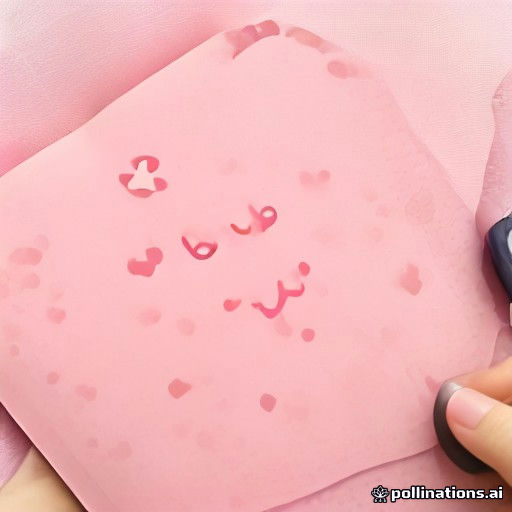
#> input picture research-friction-20261112/pol-helper-test.png, 512 x 512 px, given in place of research-friction-20261112, which was not available
$ python color_light_check.py ../../research-friction-20261112
#> lines starting #> are read from the running program, lines starting #| are printed output that depends on the picture; after the words box and inside, x2 and y2 are one past the last pixel; in counts of white or black regions, pixels touching at a corner belong together
#> in analyse, img is the input picture: PIL image 512x512 RGB; mean R, G, B 240.1, 180.9, 184.1
#!/usr/bin/env python3
"""color_light_check.py — catch washout, bad exposure, lighting and colour junk
in a render BEFORE it reaches the owner.

The machine GATHERS the evidence; the agent's eyes JUDGE it. This script never
says "looks good". It reports colour/light numbers + a verdict on the one
question it can answer: is this image washed out, clipped, or colour-broken?

Why this exists: the Megami live proof (2026-11-07) shipped pale, tiny,
back-to-camera, on the ground — root cause junk vertex colours + fight-stack
lighting — while numeric "loaded OK" checks passed. A render can parse fine
and still be visibly washed out. This check measures what the eye sees:
luminance, saturation, contrast, clipping, colour cast.

Method (deterministic, PIL/numpy/cv2 only):
  - Subject stats: if the image has an alpha channel, stats run on
    non-transparent pixels ONLY (the subject, not the white void background).
    Without alpha, stats run on the whole frame and on a centre crop.
  - Washout score 0-100 from three signals that all fire together in a
    washed-out render: high mean luminance, low mean saturation, low contrast.
  - Clipping: % of pixels pinned at 0 or 255 per channel.
  - Colour cast: grey-world deviation (mean R vs mean B) on NEAR-NEUTRAL
    pixels only (sat < 40) — skin is warm by nature, so measuring cast on
    skin is a false positive; whites/grays reveal a real lighting cast.
  - Clipping: only BLOWN areas count — connected clipped regions >= 0.5%
    of the subject. Isolated specular dots on glossy skin are normal.
  - Junk-colour proxy: share of subject pixels in unnatural hue bands
    (extreme magenta/green) at non-trivial saturation — vertex-colour junk
    shows up as blotches the eye reads as "wrong colour", not as a cast.

Usage:
  python3 color_light_check.py IMAGE [IMAGE ...] [--out DIR] [--json]
      [--crop X0 Y0 X1 Y1]   # one panel of a side-by-side plate, fractions
  Exit 0 = PASS (no washout, no clipping, no cast), 1 = FAIL, 2 = error.
  SCOPE: single renders on void backgrounds, or one panel of a plate via
  --crop. A whole side-by-side plate (source photo + render + caption bar)
  is NOT one subject — the background mask is meaningless on it.
  Thresholds are calibrated on real cases in TEST-LOG.md; they are a floor,
  not a taste test — a PASS here never means "looks good".
"""
import argparse
import json
import sys
from pathlib import Path

import numpy as np
from PIL import Image

WASHOUT_FAIL = 60.0
WASHOUT_WARN = 40.0
CLIP_FAIL = 5.0      # % of subject pixels pinned at 0 or 255
CAST_FAIL = 28.0     # grey-world |mean R - mean B| on 0-255 scale
JUNK_FAIL = 3.0      # % of subject pixels in unnatural hue bands


def subject_pixels(img):
    """Return (rgb array of subject pixels, method, 2D subject mask or None).
    Alpha first; without alpha, exclude near-background pixels
    (corner-median colour) so a white void background is not counted as
    clipped highlights on the subject."""
    import numpy as _np
    arr = _np.asarray(img.convert("RGBA"))
    alpha = arr[:, :, 3]
#> alpha: shape (512, 512); every value is 255
    if alpha.min() < 250 and (alpha < 250).sum() > 100:
        mask = alpha > 128
        return arr[:, :, :3][mask], "alpha", mask
    rgb = _np.asarray(img.convert("RGB"))
    h, w = rgb.shape[:2]
#> h = 512; w = 512
    corners = _np.concatenate([
        rgb[:8, :8].reshape(-1, 3), rgb[:8, -8:].reshape(-1, 3),
        rgb[-8:, :8].reshape(-1, 3), rgb[-8:, -8:].reshape(-1, 3)]).astype(_np.int16)
#> corners = 256 rows, first 8: [255, 235, 238], [248, 223, 226], [243, 221, 223], [251, 229, 231], [252, 232, 233], [245, 225, 226], [243, 225, 225], [249, 231, 231]
    bg = _np.median(corners, axis=0)
#> bg = [242, 212, 197.5]
    dist = _np.abs(rgb.astype(_np.int16) - bg).max(axis=2)
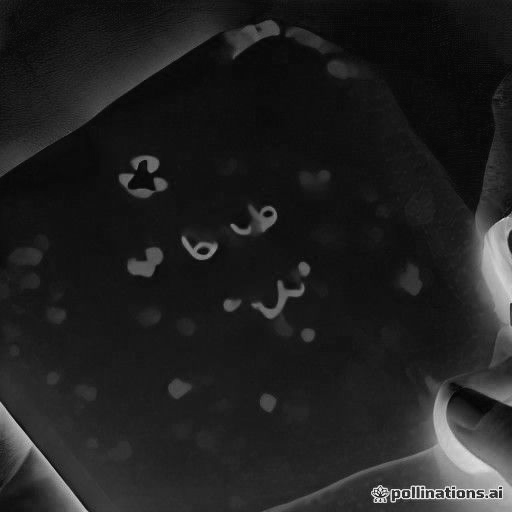
#> dist: shape (512, 512) float64; min 3, max 242, mean 32.8
    mask = dist > 40
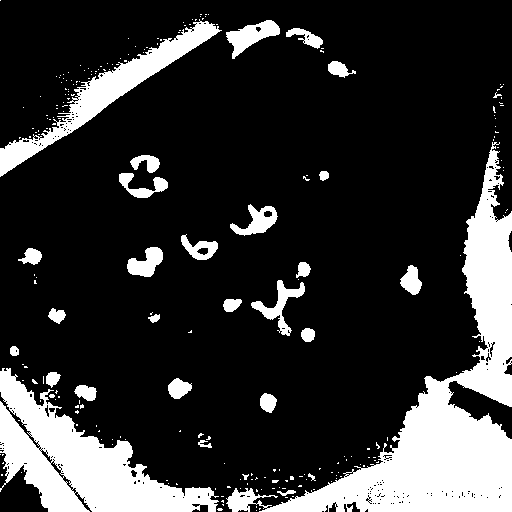
#> mask: shape (512, 512) bool; 19.7% white; 232 white regions (201 under 20 px), largest, box (x1, y1, x2, y2) and area: (226, 142, 512, 512) 24588, (0, 368, 219, 512) 13069, (0, 19, 222, 177) 5469
    if mask.sum() < 100:
        return rgb.reshape(-1, 3), "whole-frame", None
    return rgb[mask], "background-distance", mask


def analyse(path, crop=None):
    """crop: optional (x0, y0, x1, y1) fractions — analyse one panel of a
    side-by-side plate (e.g. 0.5 0 1 0.9 = the render half, minus the
    caption bar). Without it, the whole image is one subject."""
    img = Image.open(path)
    if crop is not None:
        w, h = img.size
        x0, y0, x1, y1 = crop
        img = img.crop((int(x0 * w), int(y0 * h), int(x1 * w), int(y1 * h)))
    px, method, smask = subject_pixels(img)
#> method = 'background-distance'
    if len(px) == 0:
        raise ValueError("no subject pixels found")
    pxf = px.astype(np.float64)
    r, g, b = pxf[:, 0], pxf[:, 1], pxf[:, 2]
    mx = pxf.max(axis=1)
    mn = pxf.min(axis=1)
    lum = 0.299 * r + 0.587 * g + 0.114 * b
    sat = np.where(mx == 0, 0.0, (mx - mn) / np.maximum(mx, 1e-6)) * 255.0

    mean_lum = float(lum.mean())
#> mean_lum = 157.6
    std_lum = float(lum.std())
#> std_lum = 46.08
    mean_sat = float(sat.mean())
#> mean_sat = 93.48
    pct_gray = float((sat < 15).mean() * 100.0)
#> pct_gray = 1.07
    # Clipping: only BLOWN areas count — connected clipped regions of
    # >=0.5% of the subject. Isolated specular dots on glossy skin are
    # normal in a render and do not count. Falls back to raw % when no
    # 2D mask exists (whole-frame mode).
    clip_hi_raw = float(((pxf >= 254).any(axis=1)).mean() * 100.0)
#> clip_hi_raw = 1.11
    clip_lo_raw = float(((pxf <= 1).any(axis=1)).mean() * 100.0)
#> clip_lo_raw = 0.307
    clip_hi, clip_lo = clip_hi_raw, clip_lo_raw
#> clip_hi = 1.11; clip_lo = 0.307
    if smask is not None:
        import cv2
        rgb_full = np.asarray(img.convert("RGB"))
        floor = 0.005 * len(pxf)
#> floor = 257.7

        def blown_pct(channel_test):
            n, labels, stats, _ = cv2.connectedComponentsWithStats(
                (channel_test & smask).astype(np.uint8), connectivity=8)
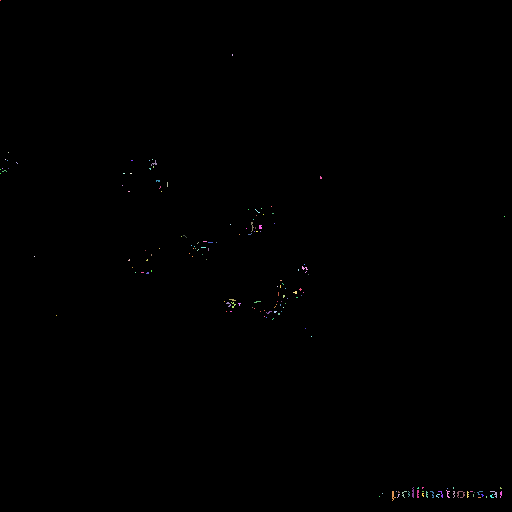
#> labels: shape (512, 512) int32; 157 distinct labels, from 0 to 156; one colour per label, 0 black
#> n = 157; stats = 157 rows, first 6: [0, 0, 512, 512, 261570], [0, 0, 1, 1, 1], [232, 54, 1, 2, 2], [8, 152, 1, 1, 1], [5, 159, 1, 1, 1], [152, 159, 1, 1, 1]
            blown = sum(int(stats[i, cv2.CC_STAT_AREA]) for i in range(1, n)
                        if stats[i, cv2.CC_STAT_AREA] >= floor)
#> blown = 0
            return float(blown / max(len(pxf), 1) * 100.0)

        clip_hi = blown_pct(rgb_full.max(axis=2) >= 254)
#> clip_hi = 0
        clip_lo = blown_pct(rgb_full.min(axis=2) <= 1)
#> in blown_pct (call 2), `n, labels, stats, _ = cv2.connectedComponentsWithStats( (channel_test ..`: labels: shape (512, 512) int32; 103 distinct labels, from 0 to 102
#> in blown_pct (call 2), `n, labels, stats, _ = cv2.connectedComponentsWithStats( (channel_test ..`: n = 103; stats = 103 rows, first 6: [0, 0, 512, 512, 261986], [450, 431, 1, 1, 1], [454, 439, 1, 1, 1], [458, 443, 1, 1, 1], [466, 451, 2, 2, 2], [469, 453, 1, 1, 1]
#> clip_lo = 0
    # Colour cast: grey-world on NEAR-NEUTRAL pixels only. Skin is warm
    # by nature (R-B ~30-50 is normal) — measuring cast on skin is a false
    # positive. Whites/grays in the image reveal a real lighting cast.
    neutral = sat < 40
    if neutral.sum() >= max(100, 0.01 * len(pxf)):
        cast = float(abs(r[neutral].mean() - b[neutral].mean()))
#> cast = 3.56
    else:
        cast = 0.0

    # Unnatural hue bands (magenta/green blotches) at real saturation.
    # CALIBRATION FIX (S8, 2026-11-16): the first band was h > 280, which
    # catches CRIMSON (280-360) — legitimate red hair and lips. Sintel's
    # red hair scored 6.3% "junk" and the reference failed its own check.
    # True magenta/violet is 290-330; crimson/red (330-360, 0-20) is real
    # hair/lip colour and is excluded. Green 80-160 stays: green blotches
    # on skin are vertex-colour junk (the Megami case), not a real colour.
    import colorsys  # noqa: F401  (kept for clarity; computed vectorised below)
    hsv_sat = sat / 255.0
    hue = np.zeros(len(pxf))
    # vectorised hue via max-channel routing
    cmax = mx
    cmin = mn
    delta = cmax - cmin
    with np.errstate(divide="ignore", invalid="ignore"):
        h = np.where(cmax == r, ((g - b) / np.where(delta == 0, 1, delta)) % 6,
            np.where(cmax == g, (b - r) / np.where(delta == 0, 1, delta) + 2,
                     (r - g) / np.where(delta == 0, 1, delta) + 4)) * 60.0
    h = np.where(delta == 0, 0.0, h)
    junk = float((((h > 290) & (h < 330) | ((h > 80) & (h < 160))) & (hsv_sat > 0.25)).mean() * 100.0)
#> junk = 0.718

    # Washout score: all three signals must fire together.
    lum_part = max(0.0, (mean_lum - 170.0) / 85.0) * 40.0
#> lum_part = 0
    sat_part = max(0.0, (45.0 - mean_sat) / 45.0) * 35.0
#> sat_part = 0
    con_part = max(0.0, (30.0 - std_lum) / 30.0) * 25.0
#> con_part = 0
    washout = float(min(100.0, lum_part + sat_part + con_part))
#> washout = 0

    verdict = "PASS"
    reasons = []
    if washout >= WASHOUT_FAIL:
        verdict = "FAIL"
        reasons.append(f"washout {washout:.1f} >= {WASHOUT_FAIL}")
    elif washout >= WASHOUT_WARN:
        verdict = "WARN"
        reasons.append(f"washout {washout:.1f} (watch)")
    if clip_hi >= CLIP_FAIL or clip_lo >= CLIP_FAIL:
        verdict = "FAIL"
        reasons.append(f"clipping hi {clip_hi:.1f}% / lo {clip_lo:.1f}%")
    if cast >= CAST_FAIL:
        verdict = "FAIL"
        reasons.append(f"colour cast {cast:.1f} >= {CAST_FAIL}")
    if junk >= JUNK_FAIL:
        verdict = "FAIL"
        reasons.append(f"unnatural hue blotches {junk:.1f}% >= {JUNK_FAIL}")

    return {
        "file": str(path),
        "subject_method": method,
        "subject_pixels": int(len(px)),
        "mean_luminance": round(mean_lum, 2),
        "contrast_std": round(std_lum, 2),
        "mean_saturation": round(mean_sat, 2),
        "pct_near_gray": round(pct_gray, 2),
        "clip_high_pct": round(clip_hi, 2),
        "clip_low_pct": round(clip_lo, 2),
        "colour_cast_r_minus_b": round(cast, 2),
        "unnatural_hue_pct": round(junk, 2),
        "washout_score": round(washout, 2),
        "verdict": verdict,
        "reasons": reasons,
    }


def main():
    ap = argparse.ArgumentParser(description=__doc__)
    ap.add_argument("images", nargs="+")
    ap.add_argument("--out", default=None)
    ap.add_argument("--json", action="store_true")
    ap.add_argument("--crop", nargs=4, type=float, default=None,
                    metavar=("X0", "Y0", "X1", "Y1"),
                    help="analyse only this fractional region (one panel of a plate)")
    args = ap.parse_args()

    results = []
    worst = 0
    for p in args.images:
        try:
            res = analyse(Path(p), crop=args.crop)
#> res = 14 items
        except Exception as e:
            print(f"ERROR {p}: {e}", file=sys.stderr)
            return 2
        results.append(res)
        if res["verdict"] == "FAIL":
            worst = 1
    if args.out:
        outdir = Path(args.out)
        outdir.mkdir(parents=True, exist_ok=True)
        (outdir / "color_light.json").write_text(json.dumps(results, indent=2))
    if args.json:
        print(json.dumps(results, indent=2))
    else:
        for r in results:
            print(f"{r['verdict']:4} {r['file']} washout={r['washout_score']:.1f} "
                  f"lum={r['mean_luminance']:.0f} con={r['contrast_std']:.0f} "
                  f"sat={r['mean_saturation']:.0f} clip={r['clip_high_pct']:.1f}/{r['clip_low_pct']:.1f} "
                  f"cast={r['colour_cast_r_minus_b']:.0f} junk={r['unnatural_hue_pct']:.1f}"
                  + (f" :: {'; '.join(r['reasons'])}" if r["reasons"] else ""))
#> this loop made 1 pass
#| PASS ../../research-friction-20261112 washout=0.0 lum=158 con=46 sat=93 clip=0.0/0.0 cast=4 junk=0.7
    return worst


if __name__ == "__main__":
    sys.exit(main())
#> (the program exits here)
